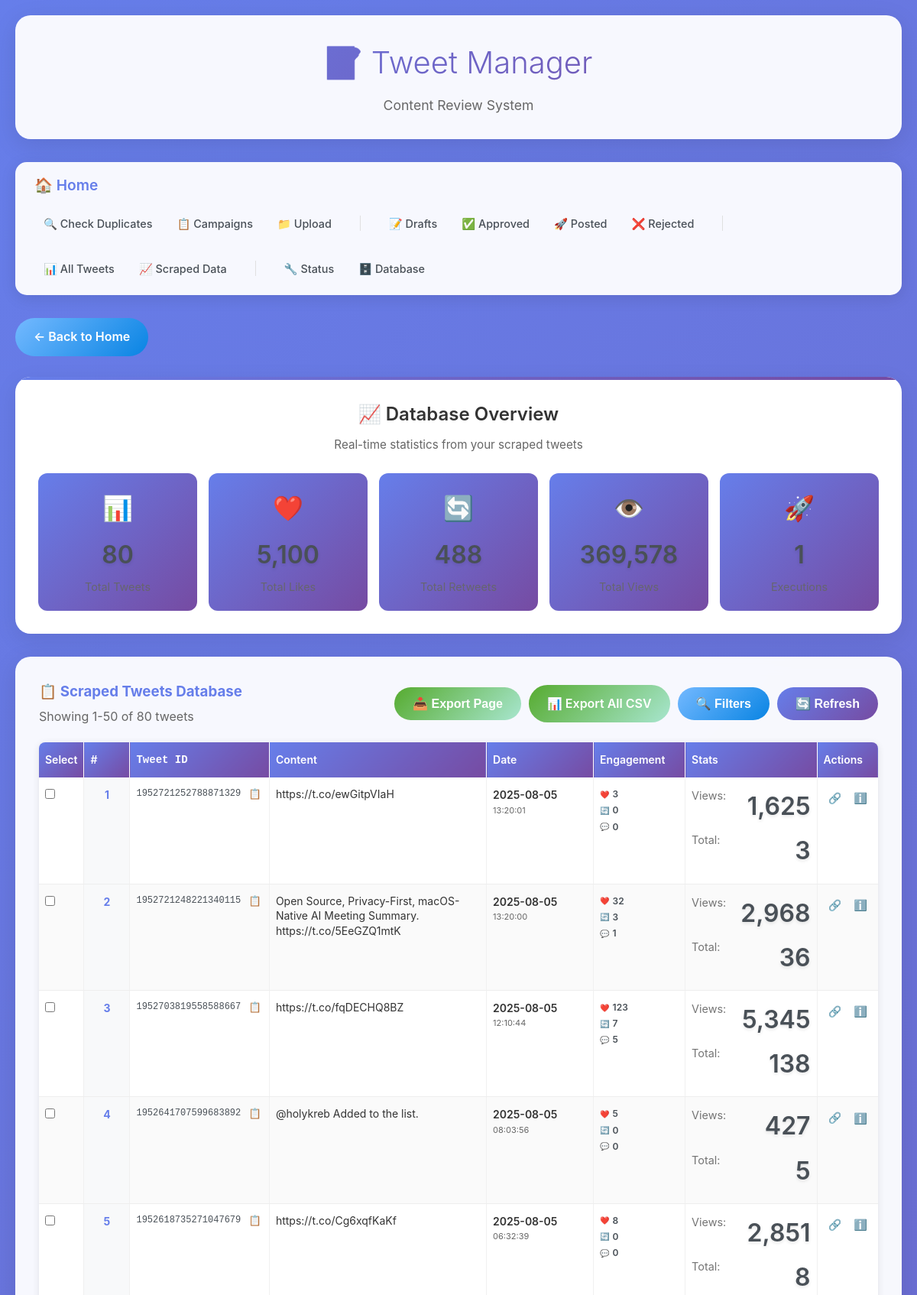
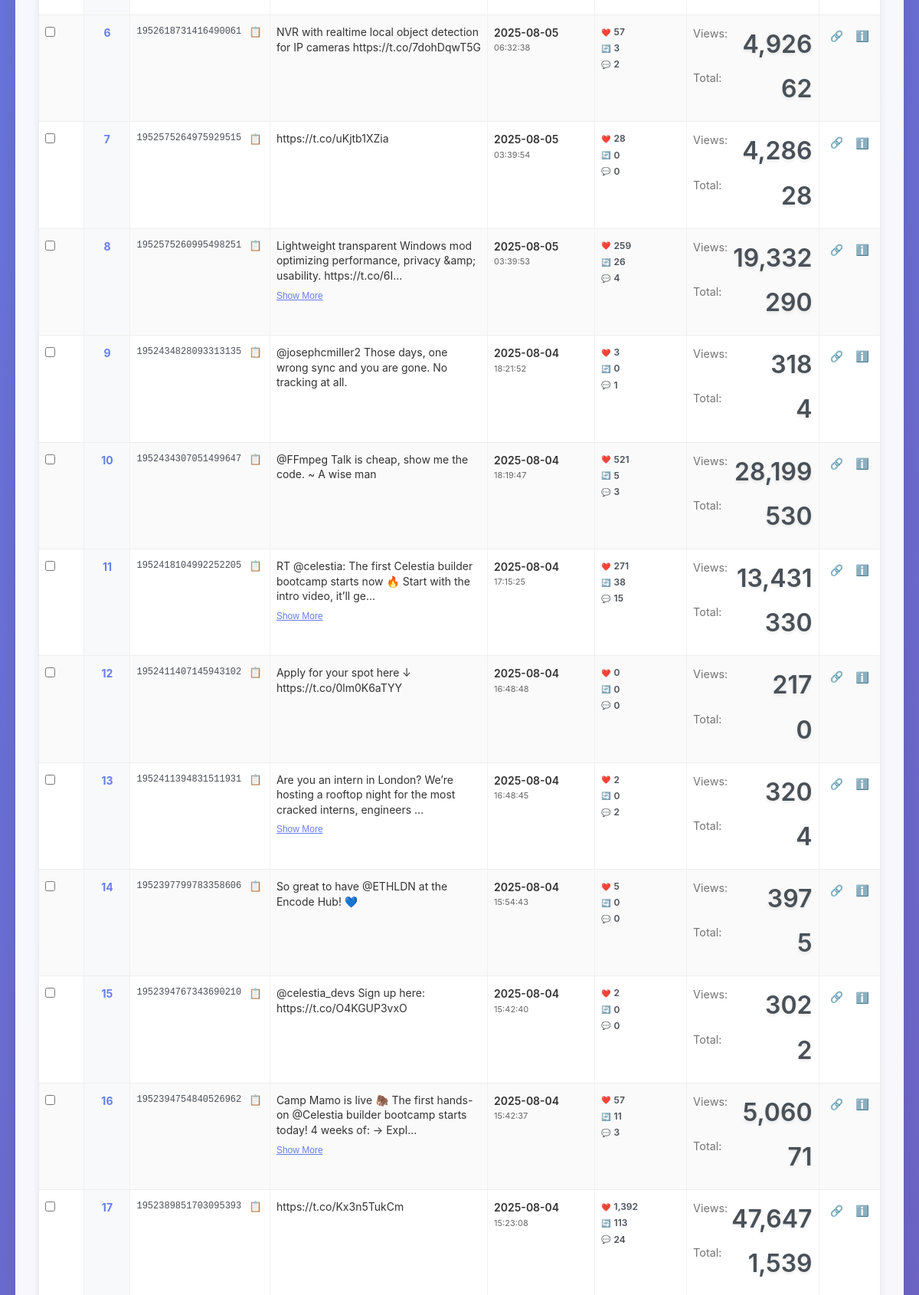
Page /scraped-tweets (upper part) on the committed database (2 pictures, top to bottom).
### database.py (models this page shows)
class ScrapedTweet(Base):
    __tablename__ = 'scraped_tweets'
    tweet_id = Column(String(50), primary_key=True)  # Maps to "Tweet ID"
    url = Column(Text)                                # Maps to "URL"
    content = Column(Text)                           # Maps to "Content"
    likes = Column(Integer, default=0)               # Maps to "Likes"
    retweets = Column(Integer, default=0)            # Maps to "Retweets"
    replies = Column(Integer, default=0)             # Maps to "Replies"
    quotes = Column(Integer, default=0)              # Maps to "Quotes"
    views = Column(Integer, default=0)               # Maps to "Views"
    date = Column(DateTime)                          # Maps to "Date"
    status = Column(String(20), default='success')  # Maps to "Status"
    tweet_url = Column(Text)                         # Maps to "Tweet"
    execution_id = Column(String(100))               # N8N execution tracking
    source_url = Column(String(200))                 # N8N source URL
    created_at = Column(DateTime, default=datetime.utcnow)
    updated_at = Column(DateTime, default=datetime.utcnow, onupdate=datetime.utcnow)

### app.py (the view)
@app.route('/scraped-tweets')
def scraped_tweets_page():
    page = request.args.get('page', 1, type=int)
    per_page = 50  # Fixed at 50 per page as requested
    offset = (page - 1) * per_page
    execution_id = request.args.get('execution_id', None)
    tweets_data, total_count = get_scraped_tweets(limit=per_page, offset=offset, execution_id=execution_id)
    total_pages = (total_count + per_page - 1) // per_page
    has_prev = page > 1
    has_next = page < total_pages
    stats = get_scraped_tweets_stats()
    pagination = {
        'page': page,
        'per_page': per_page,
        'total': total_count,
        'pages': total_pages,
        'has_prev': has_prev,
        'has_next': has_next,
        'prev_num': page - 1 if has_prev else None,
        'next_num': page + 1 if has_next else None,
        'start_index': offset + 1 if tweets_data else 0,
        'end_index': min(offset + per_page, total_count)
    }
    return render_template('scraped_tweets.html',
                         tweets=tweets_data,
                         pagination=pagination,
                         stats=stats,
                         execution_id=execution_id)

### app.py (called while the page is built, shortened)
@app.after_request
def add_security_headers(response):
    response.headers['X-Content-Type-Options'] = 'nosniff'
    response.headers['X-Frame-Options'] = 'DENY'
    response.headers['X-XSS-Protection'] = '1; mode=block'
    response.headers['Strict-Transport-Security'] = 'max-age=31536000; includeSubDomains'
    response.headers['Content-Security-Policy'] = "default-src 'self' 'unsafe-inline'; script-src 'self' 'unsafe-inline'; style-src 'self' 'unsafe-inline'"
    if hasattr(request, 'execution_id'):
        response.headers['X-Execution-ID'] = request.execution_id
    return response

@app.before_request
def log_request_info():
    execution_id = None
    if request.is_json and request.get_json(silent=True):
        json_data = request.get_json(silent=True)
        if isinstance(json_data, list) and len(json_data) > 0:
            execution_id = json_data[0].get('execution_id')
        elif isinstance(json_data, dict):
            execution_id = json_data.get('execution_id')
    if not execution_id:
        execution_id = request.headers.get('X-Execution-ID')
    if execution_id:
        request.execution_id = execution_id

### templates/scraped_tweets.html (shortened to what this page needs)
{% extends "base.html" %}
{% block content %}
<div style="margin-bottom: 20px;">
    <a href="/" class="btn btn-secondary">← Back to Home</a>
</div>
<div class="stats-dashboard-card">
    <div class="dashboard-header">
        <h3>📈 Database Overview</h3>
        <p>Real-time statistics from your scraped tweets</p>
    </div>
    <div class="stats-grid">
        <div class="stat-card">
            <div class="stat-icon">📊</div>
            <div class="stat-value">{{ "{:,}".format(stats.total_tweets) }}</div>
            <div class="stat-label">Total Tweets</div>
        </div>
        <div class="stat-card">
            <div class="stat-icon">❤️</div>
            <div class="stat-value">{{ "{:,}".format(stats.total_likes) }}</div>
            <div class="stat-label">Total Likes</div>
        </div>
        <div class="stat-card">
            <div class="stat-icon">🔄</div>
            <div class="stat-value">{{ "{:,}".format(stats.total_retweets) }}</div>
            <div class="stat-label">Total Retweets</div>
        </div>
        <div class="stat-card">
            <div class="stat-icon">👁️</div>
            <div class="stat-value">{{ "{:,}".format(stats.total_views) }}</div>
            <div class="stat-label">Total Views</div>
        </div>
        <div class="stat-card">
            <div class="stat-icon">🚀</div>
            <div class="stat-value">{{ stats.execution_count }}</div>
            <div class="stat-label">Executions</div>
        </div>
    </div>
</div>
<div class="card">
    <div style="display: flex; justify-content: space-between; align-items: center; margin-bottom: 20px; flex-wrap: wrap; gap: 15px;">
        <div>
            <h3 style="color: #667eea; margin: 0;">📋 Scraped Tweets Database</h3>
            <p style="color: #666; margin: 5px 0 0 0;">
                Showing {{ pagination.start_index }}-{{ pagination.end_index }} of {{ "{:,}".format(pagination.total) }} tweets
            </p>
        </div>
        <div style="display: flex; gap: 10px; align-items: center; flex-wrap: wrap;">
            <button onclick="exportPageToCSV()" class="btn btn-success" title="Export current page to CSV">
                📥 Export Page
            </button>
            <a href="/api/export-scraped-tweets-csv" class="btn btn-success" title="Export all scraped tweets to CSV" style="text-decoration: none;">
                📊 Export All CSV
            </a>
            <button onclick="toggleFilters()" class="btn btn-secondary" id="filterToggle">
                🔍 Filters
            </button>
            <button onclick="refreshData()" class="btn btn-primary">
                🔄 Refresh
            </button>
        </div>
    </div>
    <div class="table-container">
        <table class="excel-table" id="tweetsTable">
            <thead>
                <tr>
                    <th class="col-checkbox">Select</th>
                    <th class="col-index">#</th>
                    <th class="col-tweet-id" data-sort="Tweet ID">Tweet ID</th>
                    <th class="col-content" data-sort="Content">Content</th>
                    <th class="col-date" data-sort="Date">Date</th>
                    <th class="col-engagement">Engagement</th>
                    <th class="col-stats">Stats</th>
                    <th class="col-actions">Actions</th>
                </tr>
            </thead>
            <tbody>
                {% for tweet in tweets %}
                <tr class="tweet-row" data-tweet-id="{{ tweet['Tweet ID'] }}">
                    <td class="col-checkbox">
                        <input type="checkbox" class="tweet-checkbox" value="{{ tweet['Tweet ID'] }}" onchange="updateBulkActions()">
                    </td>
                    <td class="col-index">{{ pagination.start_index + loop.index0 }}</td>
                    <td class="col-tweet-id">
                        <div class="tweet-id-cell">
                            <span class="tweet-id-text">{{ tweet['Tweet ID'] }}</span>
                            <button onclick="copyToClipboard('{{ tweet['Tweet ID'] }}')" class="copy-btn" title="Copy Tweet ID">📋</button>
                        </div>
                    </td>
                    <td class="col-content">
                        <div class="content-cell">
                            <div class="content-preview">{{ tweet['Content'][:100] }}{% if tweet['Content']|length > 100 %}...{% endif %}</div>
                            {% if tweet['Content']|length > 100 %}
                            <button onclick="toggleContent(this)" class="expand-btn" data-full-content="{{ tweet['Content'] }}">Show More</button>
                            {% endif %}
                        </div>
                    </td>
                    <td class="col-date">
                        <div class="date-cell">
                            <div class="date-primary">{{ tweet['Date'][:10] if tweet['Date'] else 'N/A' }}</div>
                            <div class="date-time">{{ tweet['Date'][11:19] if tweet['Date'] and tweet['Date']|length > 10 else '' }}</div>
                        </div>
                    </td>
                    <td class="col-engagement">
                        <div class="engagement-cell">
                            <div class="engagement-item">
                                <span class="engagement-icon">❤️</span>
                                <span class="engagement-value">{{ "{:,}".format(tweet['Likes']) }}</span>
                            </div>
                            <div class="engagement-item">
                                <span class="engagement-icon">🔄</span>
                                <span class="engagement-value">{{ "{:,}".format(tweet['Retweets']) }}</span>
                            </div>
                            <div class="engagement-item">
                                <span class="engagement-icon">💬</span>
                                <span class="engagement-value">{{ "{:,}".format(tweet['Replies']) }}</span>
                            </div>
                        </div>
                    </td>
                    <td class="col-stats">
                        <div class="stats-cell">
                            <div class="stat-item">
                                <span class="stat-label">Views:</span>
                                <span class="stat-value">{{ "{:,}".format(tweet['Views']) }}</span>
                            </div>
                            <div class="stat-item">
                                <span class="stat-label">Total:</span>
                                <span class="stat-value">{{ "{:,}".format(tweet['engagement_total']) }}</span>
                            </div>
                        </div>
                    </td>
                    <td class="col-actions">
                        <div class="actions-cell">
                            <a href="{{ tweet['URL'] }}" target="_blank" class="action-btn" title="View on X/Twitter">🔗</a>
                            <button onclick="showTweetDetails('{{ tweet['Tweet ID'] }}')" class="action-btn" title="Show Details">ℹ️</button>
                        </div>
                    </td>
                </tr>
                {% endfor %}
            </tbody>
        </table>
    </div>
</div>
{% endblock %}

### templates/base.html (shortened to what this page needs)
<!DOCTYPE html>
<html lang="en">
<head>
</head>
<body>
    <div class="container">
        <div class="header">
            <h1>📝 Tweet Manager</h1>
            <p>Content Review System</p>
        </div>
        <nav class="navbar">
            <div class="navbar-content">
                <a href="/" class="navbar-brand">
                    🏠 Home
                </a>
                <div class="navbar-menu" id="navbarMenu">
                    <div class="navbar-section">
                        <a href="/duplicate-check" class="nav-link">🔍 Check Duplicates</a>
                        <a href="/campaigns" class="nav-link">📋 Campaigns</a>
                        <a href="/upload" class="nav-link">📁 Upload</a>
                    </div>
                    <div class="navbar-section">
                        <a href="/drafts" class="nav-link">📝 Drafts</a>
                        <a href="/approved" class="nav-link">✅ Approved</a>
                        <a href="/posted" class="nav-link">🚀 Posted</a>
                        <a href="/rejected" class="nav-link danger">❌ Rejected</a>
                    </div>
                    <div class="navbar-section">
                        <a href="/all-tweets" class="nav-link">📊 All Tweets</a>
                        <a href="/scraped-tweets" class="nav-link">📈 Scraped Data</a>
                    </div>
                    <div class="navbar-section">
                        <a href="/status" class="nav-link">🔧 Status</a>
                        <a href="/database-admin" class="nav-link success">🗄️ Database</a>
                    </div>
                </div>
            </div>
        </nav>
        {% block content %}{% endblock %}
    </div>
</body>
</html>

### templates/base.html (style rules this page uses)
* { margin: 0; padding: 0; box-sizing: border-box; }
body { font-family: -apple-system, BlinkMacSystemFont, 'Segoe UI', Roboto, Oxygen, Ubuntu, Cantarell, sans-serif; background: linear-gradient(135deg, #667eea 0%, #764ba2 100%); min-height: 100vh; color: #333; line-height: 1.6; }
.container { max-width: 1200px; margin: 0 auto; padding: 20px; }
.header { background: rgba(255, 255, 255, 0.95); backdrop-filter: blur(10px); border-radius: 20px; padding: 30px; margin-bottom: 30px; text-align: center; box-shadow: 0 8px 32px rgba(0, 0, 0, 0.1); animation: slideDown 0.6s ease-out; }
.header h1 { font-size: 2.5rem; font-weight: 300; margin-bottom: 10px; background: linear-gradient(135deg, #667eea, #764ba2); -webkit-background-clip: text; -webkit-text-fill-color: transparent; background-clip: text; }
.navbar { background: rgba(255, 255, 255, 0.95); backdrop-filter: blur(10px); border-radius: 15px; padding: 15px 25px; margin-bottom: 30px; box-shadow: 0 4px 20px rgba(0, 0, 0, 0.1); animation: slideDown 0.6s ease-out; }
.navbar-content { display: flex; justify-content: space-between; align-items: center; flex-wrap: wrap; gap: 15px; }
.navbar-brand { display: flex; align-items: center; gap: 10px; font-size: 1.2rem; font-weight: 600; color: #667eea; text-decoration: none; }
.navbar-menu { display: flex; gap: 20px; align-items: center; flex-wrap: wrap; }
.navbar-section { display: flex; gap: 8px; align-items: center; }
.nav-link { color: #495057; text-decoration: none; padding: 8px 12px; border-radius: 8px; font-size: 0.9rem; font-weight: 500; transition: all 0.3s ease; display: flex; align-items: center; gap: 6px; }
.header p { color: #666; font-size: 1.1rem; }
.card { background: rgba(255, 255, 255, 0.95); backdrop-filter: blur(10px); border-radius: 20px; padding: 30px; margin-bottom: 20px; box-shadow: 0 8px 32px rgba(0, 0, 0, 0.1); border: 1px solid rgba(255, 255, 255, 0.2); animation: fadeInUp 0.6s ease-out; transition: transform 0.3s ease, box-shadow 0.3s ease; }
.btn { display: inline-block; padding: 12px 24px; border: none; border-radius: 25px; font-size: 1rem; font-weight: 600; text-decoration: none; cursor: pointer; transition: all 0.3s ease; position: relative; overflow: hidden; }
.btn-primary { background: linear-gradient(135deg, #667eea, #764ba2); color: white; }
.btn-success { background: linear-gradient(135deg, #56ab2f, #a8e6cf); color: white; }
.btn-secondary { background: linear-gradient(135deg, #74b9ff, #0984e3); color: white; }

### rows in the picture
ScrapedTweet: start_index "1", tweet_id "1952721252788871329", content "https://t.co/ewGitpVIaH", tweet "2025-08-05", tweet "13:20:01", Likes "3", Retweets "0", Replies "0", Views "1,625", engagement_total "3"
ScrapedTweet: start_index "2", tweet_id "1952721248221340115", content "Open Source, Privacy-First, macOS-Native AI Meeting Summary. https://t.co/5EeGZQ1mtK", tweet "2025-08-05", tweet "13:20:00", Likes "32", Retweets "3", Replies "1", Views "2,968", engagement_total "36"
ScrapedTweet: pagination.start_index+loop.index0 "3", tweet_id "1952703819558588667", content "https://t.co/fqDECHQ8BZ", tweet "2025-08-05", tweet "12:10:44", Likes "123", Retweets "7", Replies "5", Views "5,345", engagement_total "138"
ScrapedTweet: start_index "4", tweet_id "1952641707599683892", content "@holykreb Added to the list.", tweet "2025-08-05", tweet "08:03:56", Likes "5", Retweets "0", Replies "0", Views "427", engagement_total "5"
ScrapedTweet: start_index "5", tweet_id "1952618735271047679", content "https://t.co/Cg6xqfKaKf", tweet "2025-08-05", tweet "06:32:39", Likes "8", Retweets "0", Replies "0", Views "2,851", engagement_total "8"
ScrapedTweet: start_index "6", tweet_id "1952618731416490061", content "NVR with realtime local object detection for IP cameras https://t.co/7dohDqwT5G", tweet "2025-08-05", tweet "06:32:38", Likes "57", Retweets "3", Replies "2", Views "4,926", engagement_total "62"
ScrapedTweet: start_index "7", tweet_id "1952575264975929515", content "https://t.co/uKjtb1XZia", tweet "2025-08-05", tweet "03:39:54", Likes "28", Retweets "0", Replies "0", Views "4,286", engagement_total "28"
ScrapedTweet: start_index "8", tweet_id "1952575260995498251", content "Lightweight transparent Windows mod optimizing performance, privacy &amp; usability. https://t.co/6I", tweet "2025-08-05", tweet "03:39:53", Likes "259", Retweets "26", Replies "4", Views "19,332", engagement_total "290"
ScrapedTweet: start_index "9", tweet_id "1952434828093313135", content "@josephcmiller2 Those days, one wrong sync and you are gone. No tracking at all.", date "2025-08-04", tweet "18:21:52", Likes "3", Retweets "0", Replies "1", Views "318", engagement_total "4"
ScrapedTweet: start_index "10", tweet_id "1952434307051499647", content "@FFmpeg Talk is cheap, show me the code. ~ A wise man", date "2025-08-04", tweet "18:19:47", Likes "521", Retweets "5", Replies "3", Views "28,199", engagement_total "530"
ScrapedTweet: start_index "11", tweet_id "1952418104992252205", content "RT @celestia: The first Celestia builder bootcamp starts now 🔥 Start with the intro video, it’ll ge", date "2025-08-04", tweet "17:15:25", Likes "271", Retweets "38", Replies "15", Views "13,431", engagement_total "330"
ScrapedTweet: start_index "12", tweet_id "1952411407145943102", content "Apply for your spot here ↓ https://t.co/0lm0K6aTYY", date "2025-08-04", tweet "16:48:48", Likes "0", Retweets "0", Replies "0", Views "217", engagement_total "0"
ScrapedTweet: start_index "13", tweet_id "1952411394831511931", content "Are you an intern in London? We’re hosting a rooftop night for the most cracked interns, engineers", date "2025-08-04", tweet "16:48:45", Likes "2", Retweets "0", Replies "2", Views "320", engagement_total "4"
ScrapedTweet: start_index "14", tweet_id "1952397799783358606", content "So great to have @ETHLDN at the Encode Hub! 💙", date "2025-08-04", tweet "15:54:43", Likes "5", Retweets "0", Replies "0", Views "397", engagement_total "5"
ScrapedTweet: start_index "15", tweet_id "1952394767343690210", content "@celestia_devs Sign up here: https://t.co/O4KGUP3vxO", date "2025-08-04", tweet "15:42:40", Likes "2", Retweets "0", Replies "0", Views "302", engagement_total "2"
ScrapedTweet: start_index "16", tweet_id "1952394754840526962", content "Camp Mamo is live 🦣 The first hands-on @Celestia builder bootcamp starts today! 4 weeks of: → Expl", date "2025-08-04", tweet "15:42:37", Likes "57", Retweets "11", Replies "3", Views "5,060", engagement_total "71"
ScrapedTweet: start_index "17", tweet_id "1952389851703095393", content "https://t.co/Kx3n5TukCm", date "2025-08-04", tweet "15:23:08", Likes "1,392", Retweets "113", Replies "24", Views "47,647", engagement_total "1,539"

### other values in the picture
{{ "{:,}".format(stats.total_tweets) }} "80"
{{ "{:,}".format(stats.total_likes) }} "5,100"
{{ "{:,}".format(stats.total_retweets) }} "488"
{{ "{:,}".format(stats.total_views) }} "369,578"
{{ stats.execution_count }} "1"
{{ pagination.start_index }} "1"
{{ pagination.end_index }} "50"
{{ "{:,}".format(pagination.total) }} "80"
